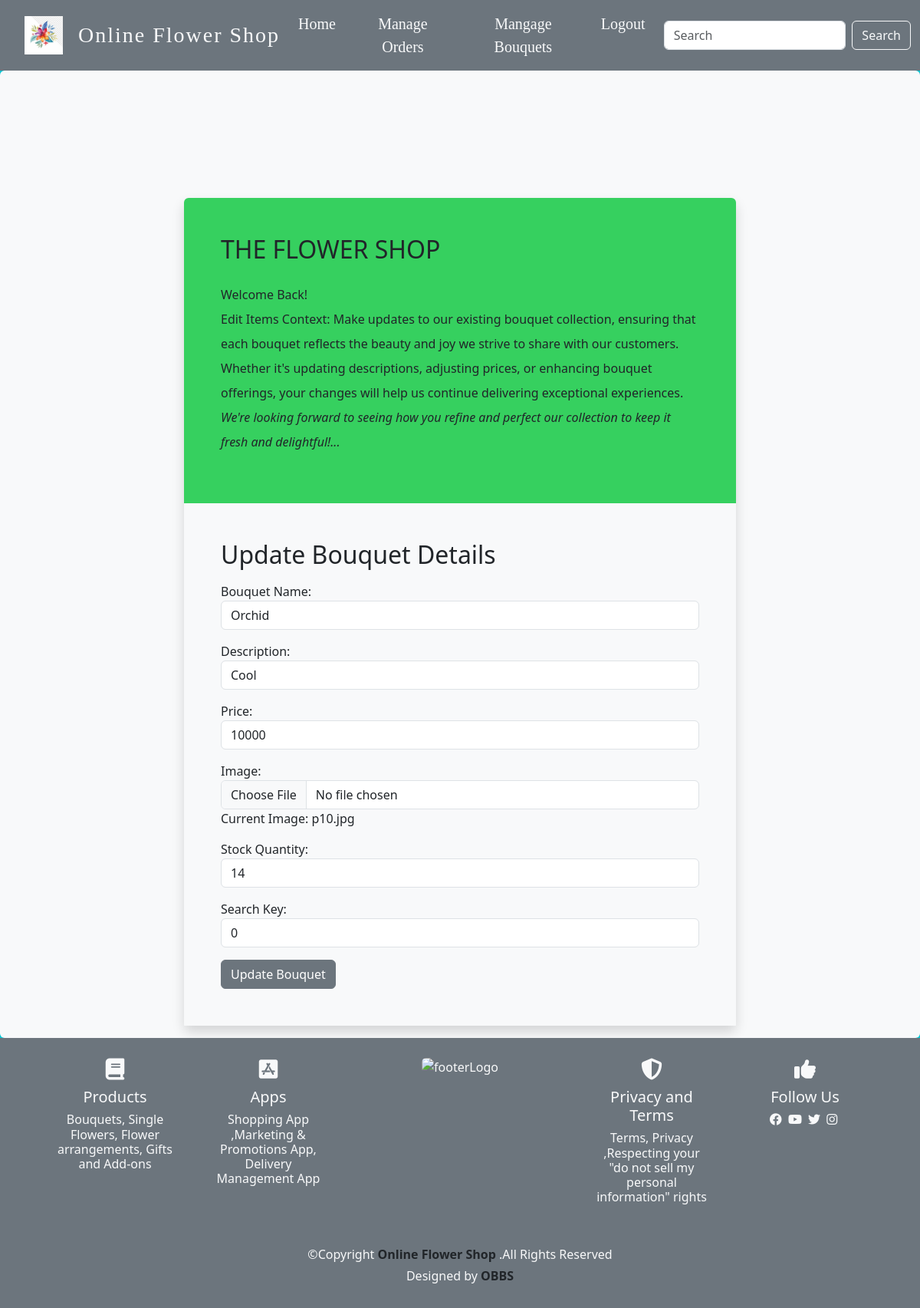
The app's page /edit.php?bouquet_id=1 with its own data.
### tables this page shows
CREATE TABLE `bouquet` (
  `bouquet_id` int(20) NOT NULL,
  `bouquet_name` varchar(200) NOT NULL,
  `description` varchar(200) NOT NULL,
  `price` int(200) NOT NULL,
  `image` varchar(200) NOT NULL,
  `stock_quantity` int(40) NOT NULL,
  `search_key` varchar(255) DEFAULT NULL
);

### edit.php (the view, shortened to what this page needs)
<?php
include('adminheader.php');
include('connect.php');
if (isset($_GET['bouquet_id'])) {
    $bouquet_id = $_GET['bouquet_id'];
    $sql = "SELECT * FROM bouquet WHERE bouquet_id = ?";
    if ($stmt = $con->prepare($sql)) {
        $stmt->bind_param("i", $bouquet_id);
        $stmt->execute();
        $result = $stmt->get_result();
        if ($result->num_rows == 1) {
            $bouquet = $result->fetch_assoc();
        } else {
            echo "Bouquet not found.";
            exit;
        }
    } else {
        echo "Error preparing statement: " . $con->error;
        exit;
    }
} else {
    echo "Invalid request.";
    exit;
}
?>
<div data-bs-spy="scroll" data-bs-target="#navBar" data-bs-root-margin="0px 0px -40%" data-bs-smooth-scroll="true"
    class="scrollspy-example bg-body-tertiary p-3 rounded-2" tabindex="0">
    <div class="mainForm">
        <div class="mainContainer row rounded shadow ">
            <div class="leftside col-xxl-6 col-12 p-5 text-dark">
                <h2>THE FLOWER SHOP</h2>
                <p class="lh-lg mt-4">Welcome Back! <br>
                    Edit Items Context:
                    Make updates to our existing bouquet collection, ensuring that each bouquet reflects the beauty and joy we strive to share with our customers.
                    Whether it's updating descriptions, adjusting prices, or enhancing bouquet offerings, your changes will help us continue delivering exceptional experiences.<br>
                    <em>We're looking forward to seeing how you refine and perfect our collection to keep it fresh and delightful!...</em>
                </p>
            </div>
            <div class="rightside col-xxl-6  col-12 p-5 bg-light text-dark ">
                <h2>Update Bouquet Details</h2>
                <form action="edit.php" method="post" enctype="multipart/form-data">
                    <div class="mt-3">
                        <label for="bouquet_name">Bouquet Name:</label>
                        <input type="text" id="bouquet_name" class="form-control" name="bouquet_name" value="<?php echo $bouquet['bouquet_name']; ?>" required>
                    </div>
                    <div class="mt-3">
                        <label for="description">Description:</label>
                        <input type="text" id="description" class="form-control" name="description" value="<?php echo $bouquet['description']; ?>" required>
                    </div>
                    <div class="mt-3">
                        <label for="price">Price:</label>
                        <input type="number" id="price" class="form-control" name="price" value="<?php echo $bouquet['price']; ?>" required>
                    </div>
                    <div class="mt-3">
                        <label for="image">Image:</label>
                        <input type="file" class="form-control" id="image" name="image">
                        <p>Current Image: <?php echo $bouquet['image']; ?></p>
                    </div>
                    <div class="mt-3">
                        <label for="stock_quantity">Stock Quantity:</label>
                        <input type="number" id="stock_quantity" class="form-control" name="stock_quantity" value="<?php echo $bouquet['stock_quantity']; ?>" required>
                    </div>
                    <div class="mt-3">
                        <label for="search_key">Search Key:</label>
                        <input type="text" id="search_key" class="form-control" name="search_key" value="<?php echo $bouquet['search_key']; ?>" required>
                    </div>
                    <div class="mt-3">
                        <input type="submit" class="btn btn-secondary" value="Update Bouquet">
                    </div>
                </form>
            </div>
        </div>
    </div>
</div>
<?php include('footer.php'); ?>

### style.css (style rules this page uses)
:root { --bgColor: rgb(212, 234, 241); --duoFont: serif; }
* { margin: 0; padding: 0; box-sizing: border-box; }
body { scroll-behavior: smooth; background-color: #7beef7; }
.mainContainer { max-width: 60vw; margin: auto; margin-top: 150px; background-color: #36d05f; }

### records on screen
bouquet: bouquet_name "Orchid", description "Cool", price "10000", image "p10.jpg", stock_quantity "14", search_key "0"
